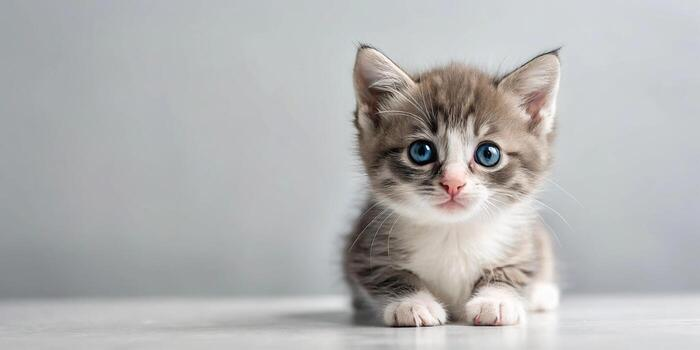
#> input picture CFU-Playground-MNv3-min/images/cat.jpg, 700 x 350 px; its folder holds 2 pictures in this run
$ python process_all_images_mnv3.py
#> lines starting #> are read from the running program, lines starting #| are printed output that depends on the picture
#!/usr/bin/env python3
"""
MobileNetV3 Minimalistic Image Preprocessing Script for CFU-Playground

Converts images in images/ into a C header (image_inputs_mnv3.h) for
firmware use with the INT8-quantized MNv3-Small-Minimalistic ImageNet model.

Key differences from the MNv2 preprocessor:
  - Target resolution: 224x224 (matches ImageNet MNv3-Small-Min model)
  - Pixel encoding:    signed INT8 (zero_point=-128) via: int8 = uint8 - 128
  - Output header:     common/src/models/mnv3/image_inputs_mnv3.h
"""

import os
import re
import numpy as np
from PIL import Image

SCRIPT_DIR = os.path.dirname(os.path.abspath(__file__))
PROJECT_ROOT = os.path.abspath(os.path.join(SCRIPT_DIR, ".."))
IMAGE_DIR = os.path.join(PROJECT_ROOT, "images")
OUTPUT_HEADER = os.path.join(
    PROJECT_ROOT, "common", "src", "models", "mnv3", "image_inputs_mnv3.h"
)

# MNv3-Small-Min ImageNet model uses 224x224 INT8 input
TARGET_SIZE = (224, 224)
VALID_EXTENSIONS = (".jpg", ".jpeg", ".png", ".bmp")


def sanitize_identifier(name: str) -> str:
    """Convert a filename stem into a valid C identifier."""
    clean = re.sub(r"[^a-zA-Z0-9_]", "_", name)
    if clean and clean[0].isdigit():
        clean = "_" + clean
    return clean


def preprocess_image_mnv3(img_path: str) -> np.ndarray:
    """
    Load an image and convert it to the INT8 representation expected by
    the quantized MNv3-Small-Min ImageNet firmware model.

    The generated model has input quantisation:
      scale = 1.0, zero_point = -128
    which means: int8_value = uint8_value - 128
    (identical to what tflite_set_input_unsigned() does in tflite.cc)
    """
#> called with img_path = 'CFU-Playground-MNv3-min/images/cat.jpg'
    img = Image.open(img_path).convert("RGB").resize(TARGET_SIZE, Image.Resampling.LANCZOS)
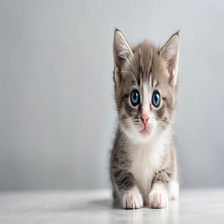
#> img: PIL image 224x224 RGB; mean R, G, B 180, 179.9, 179.9
    arr_uint8 = np.array(img, dtype=np.uint8).flatten()
    # Shift [0, 255] uint8 → [-128, 127] int8
    arr_int8 = arr_uint8.astype(np.int16) - 128
    return arr_int8.astype(np.int8)


def main():
    if not os.path.exists(IMAGE_DIR):
        print(f"Error: Directory '{IMAGE_DIR}' does not exist.")
        return

    image_files = sorted(
        f for f in os.listdir(IMAGE_DIR)
        if os.path.splitext(f)[1].lower() in VALID_EXTENSIONS
    )

    if not image_files:
        print(f"No image files found in '{IMAGE_DIR}'")
        return

    print(f"Found {len(image_files)} image(s): {image_files}")
    os.makedirs(os.path.dirname(OUTPUT_HEADER), exist_ok=True)

    with open(OUTPUT_HEADER, "w") as f:
        f.write("/* Auto-generated by scripts/process_all_images_mnv3.py */\n")
        f.write("/* MobileNetV3-Small-Min: 160x160 INT8 input (zero_point=128) */\n")
        f.write("#ifndef _IMAGE_INPUTS_MNV3_H_\n")
        f.write("#define _IMAGE_INPUTS_MNV3_H_\n\n")
        f.write("#include <stdint.h>\n#include <stddef.h>\n\n")
        f.write("struct ImageSampleMnv3 {\n")
        f.write("    const char*    filename;\n")
        f.write("    const int8_t*  data;       /* 160*160*3 = 76800 INT8 bytes */\n")
        f.write("    size_t         size;\n")
        f.write("};\n\n")

        sample_entries = []

        for fname in image_files:
            img_path = os.path.join(IMAGE_DIR, fname)
            stem = os.path.splitext(fname)[0]
            var_name = "mnv3_img_" + sanitize_identifier(stem)

            raw_int8 = preprocess_image_mnv3(img_path)
            print(f"  Processed '{fname}': {len(raw_int8)} bytes → {var_name}")
#|   Processed 'cat.jpg': 150528 bytes → mnv3_img_cat

            f.write(
                f"/* Image: {fname} ({TARGET_SIZE[0]}x{TARGET_SIZE[1]} RGB,"
                f" {len(raw_int8)} INT8 bytes) */\n"
            )
            f.write(f"static const int8_t {var_name}[] = {{\n")
            for i, b in enumerate(raw_int8):
                if i % 12 == 0:
                    f.write("    ")
                f.write(f"{int(b):4d}, ")
                if i % 12 == 11:
                    f.write("\n")
#> this loop made 150528 passes
#> b on passes 1 to 3: 33, 38, 42
            f.write(f"\n}};\n\n")

            sample_entries.append((fname, var_name, len(raw_int8)))
#> pass 2 of the loop in main, `for fname in image_files:`:
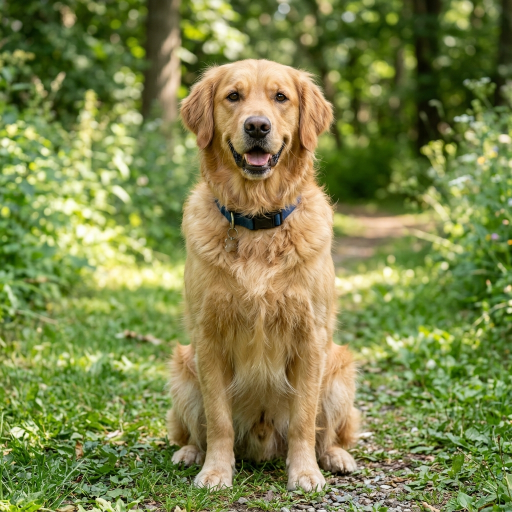
#> input picture CFU-Playground-MNv3-min/images/dog.jpg, 1024 x 1024 px (shown at 1/2 size)
#> in preprocess_image_mnv3 (call 2), `img = Image.open(img_path).convert("RGB").resize(TARGET_SIZE, Image.Re..`:
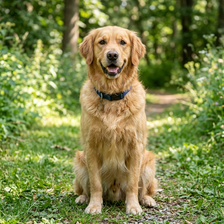
#> img: PIL image 224x224 RGB; mean R, G, B 126.7, 134, 75
#|   Processed 'dog.jpg': 150528 bytes → mnv3_img_dog
#> the loop in main, `for i, b in enumerate(raw_int8):` made 150528 passes
#> b on passes 1 to 3: -40, -19, -52

        f.write("static const struct ImageSampleMnv3 ALL_IMAGES_MNV3[] = {\n")
        for fname, var_name, size in sample_entries:
            f.write(f'    {{"{fname}", {var_name}, {size}}},\n')
#> this loop made 2 passes
#> (fname, var_name, size) on passes 1 to 2: ('cat.jpg', 'mnv3_img_cat', 150528), ('dog.jpg', 'mnv3_img_dog', 150528)
        f.write("};\n\n")
        f.write(f"#define NUM_IMAGES_MNV3 {len(sample_entries)}\n\n")
        f.write("#endif // _IMAGE_INPUTS_MNV3_H_\n")

    print(f"\nSuccessfully generated: {OUTPUT_HEADER}")
    print(f"Total images embedded:  {len(sample_entries)}")
#| Total images embedded:  2


if __name__ == "__main__":
    main()
